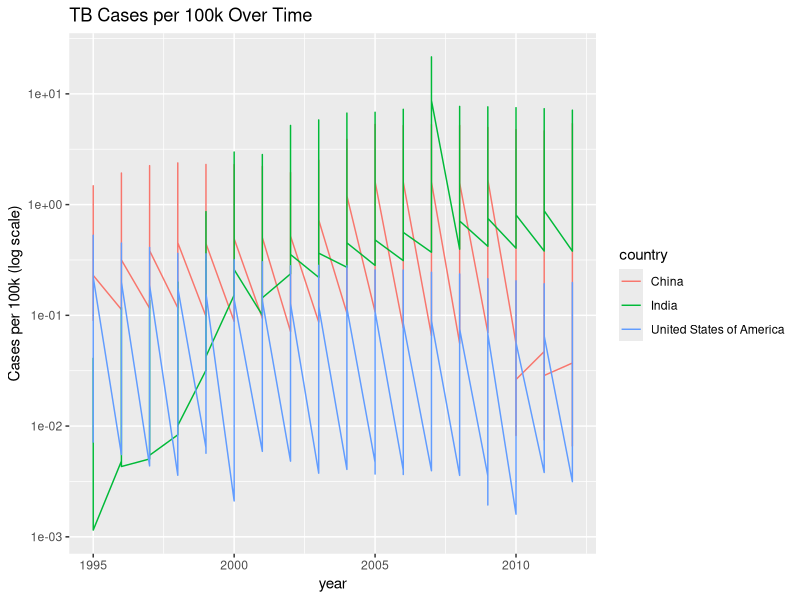
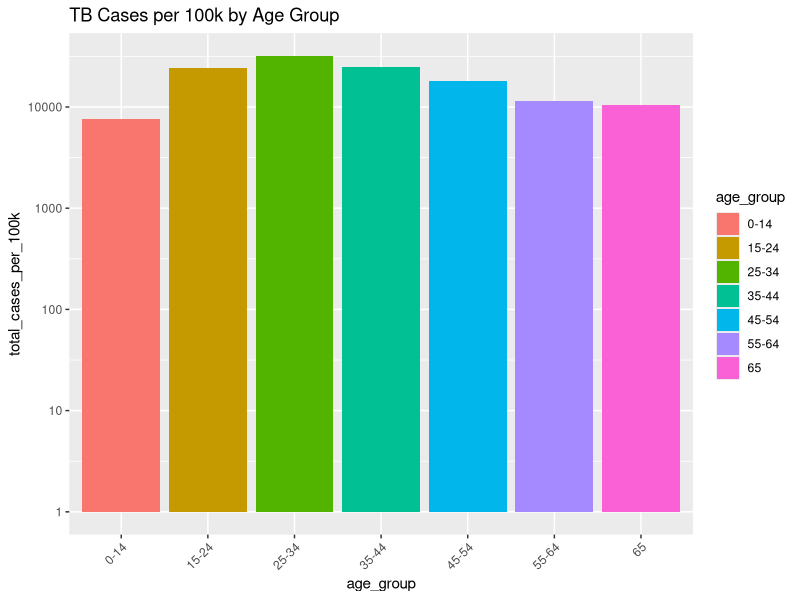
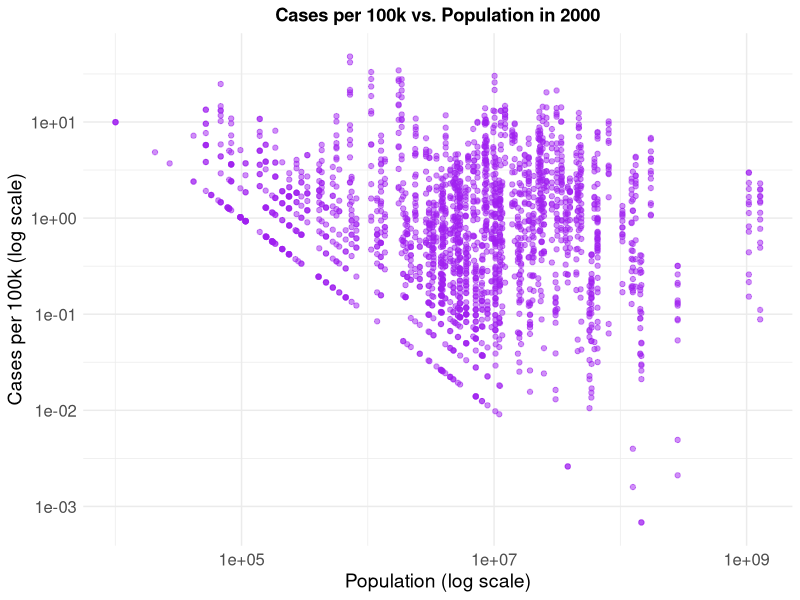

Generate these figures, in order, with R:
## ---- chunk 1
knitr::opts_chunk$set(echo = TRUE)
## ---- chunk 2
library(tidyverse)
library(stringr)

## ---- chunk 3
data("who")
data("population")
## ---- chunk 4

glimpse(who)

## ---- chunk 5

glimpse(population)


## ---- chunk 6
dim(who)
dim(population)

## ---- chunk 7
summary(population)
population2 <- population %>% mutate(across(where(is.character), ~ suppressWarnings(as.numeric(.)), .names = "cleaned_{col}"))

## ---- chunk 8
who2 <-who %>%
  pivot_longer(cols = starts_with("new"), 
               names_to = "category",
              values_to = "cases",
              values_drop_na = TRUE)

who3 <- who2 %>% separate(category, into = c("new", "type", "sex_age"), sep = "_", fill = "right", extra = "merge") %>% select(-new)

who_tidy <- who3 %>% mutate(sex = substr(sex_age, 1, 1), age_group = substr(sex_age, 2, nchar(sex_age))) %>% select(-sex_age)
## ---- chunk 9
colnames(population)
## ---- chunk 10
population_tidy <- population %>% mutate(year = as.integer(year))
## ---- chunk 11
tuberculosis <- left_join(who_tidy, population_tidy, by = c("country", "year"))
## ---- chunk 12
tuberculosis <- tuberculosis %>% drop_na()
tuberculosis

## ---- chunk 13

us_tb <- tuberculosis %>% filter(country == "United States of America", year >= 2000) %>% group_by(sex) %>% summarise(total_cases = sum(cases, na.rm = TRUE))
us_tb

## ---- chunk 14

tuberculosis <- tuberculosis %>% mutate(cases_per_100k = (cases / population) * 100000)
  
## ---- chunk 15
top_case <- tuberculosis %>% filter(cases_per_100k == max(cases_per_100k, na.rm = TRUE))

low_case <- tuberculosis %>% filter(cases_per_100k == min(cases_per_100k, na.rm = TRUE))
## ---- chunk 16

top_case

## ---- chunk 17
low_case
## ---- chunk 18

low_cases <- tuberculosis %>% arrange(cases_per_100k) %>% head(10)

low_cases

## ---- chunk 19

tuberculosis %>% filter(country %in% c("China", "India", "United States of America")) %>%
  ggplot(aes(x = year, y = cases_per_100k, color = country)) +
  geom_line() +
  scale_y_log10() +
  labs(title = "TB Cases per 100k Over Time", y = "Cases per 100k (log scale)")
## ---- chunk 20

tuberculosis %>% 
  group_by(age_group) %>%
  summarise(total_cases_per_100k = sum(cases_per_100k, na.rm = TRUE)) %>%
  mutate(age_group = case_when(
    age_group == "014" ~ "0-14",
    TRUE ~ str_replace(age_group, "(\\d{2})(\\d{2})", "\\1-\\2")
  )) %>%
  ggplot(aes(x = age_group, y = total_cases_per_100k, fill = age_group)) +
  geom_col() +
  scale_y_log10() +
  labs(title = "TB Cases per 100k by Age Group") +
  theme(axis.text.x = element_text(angle = 45, hjust = 1))



## ---- chunk 21

tuberculosis %>% 
  filter(year == 2000, cases_per_100k > 0, population > 0) %>%
  ggplot(aes(x = population, y = cases_per_100k)) +
  geom_point(alpha = 0.5, color = "purple") +
  scale_x_log10() +
  scale_y_log10() +
  labs(
    title = "Cases per 100k vs. Population in 2000",
    x = "Population (log scale)",
    y = "Cases per 100k (log scale)"
  ) +
  theme_minimal() +
  theme(
    plot.title = element_text(hjust = 0.5, face = "bold"),
    axis.text = element_text(size = 12),
    axis.title = element_text(size = 14)
  )


